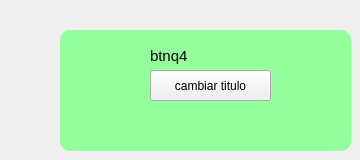
                    <widget class="QWidget" name="tab">
                     <attribute name="title">
                      <string>Tab 1</string>
                     </attribute>
                     <widget class="QFrame" name="frame_49">
                      <property name="geometry">
                       <rect>
                        <x>60</x>
                        <y>30</y>
                        <width>291</width>
                        <height>121</height>
                       </rect>
                      </property>
                      <property name="styleSheet">
                       <string notr="true">
#frame_49{
background-color: rgb(148, 255, 157);
border-radius:10px;
}</string>
                      </property>
                      <property name="frameShape">
                       <enum>QFrame::NoFrame</enum>
                      </property>
                      <property name="frameShadow">
                       <enum>QFrame::Raised</enum>
                      </property>
                      <widget class="QPushButton" name="btnq4">
                       <property name="geometry">
                        <rect>
                         <x>90</x>
                         <y>40</y>
                         <width>121</width>
                         <height>31</height>
                        </rect>
                       </property>
                       <property name="text">
                        <string>cambiar titulo</string>
                       </property>
                      </widget>
                      <widget class="QLabel" name="label_112">
                       <property name="geometry">
                        <rect>
                         <x>90</x>
                         <y>10</y>
                         <width>111</width>
                         <height>31</height>
                        </rect>
                       </property>
                       <property name="styleSheet">
                        <string notr="true">font-size:15px;</string>
                       </property>
                       <property name="text">
                        <string>btnq4</string>
                       </property>
                      </widget>
                     </widget>
                    </widget>
